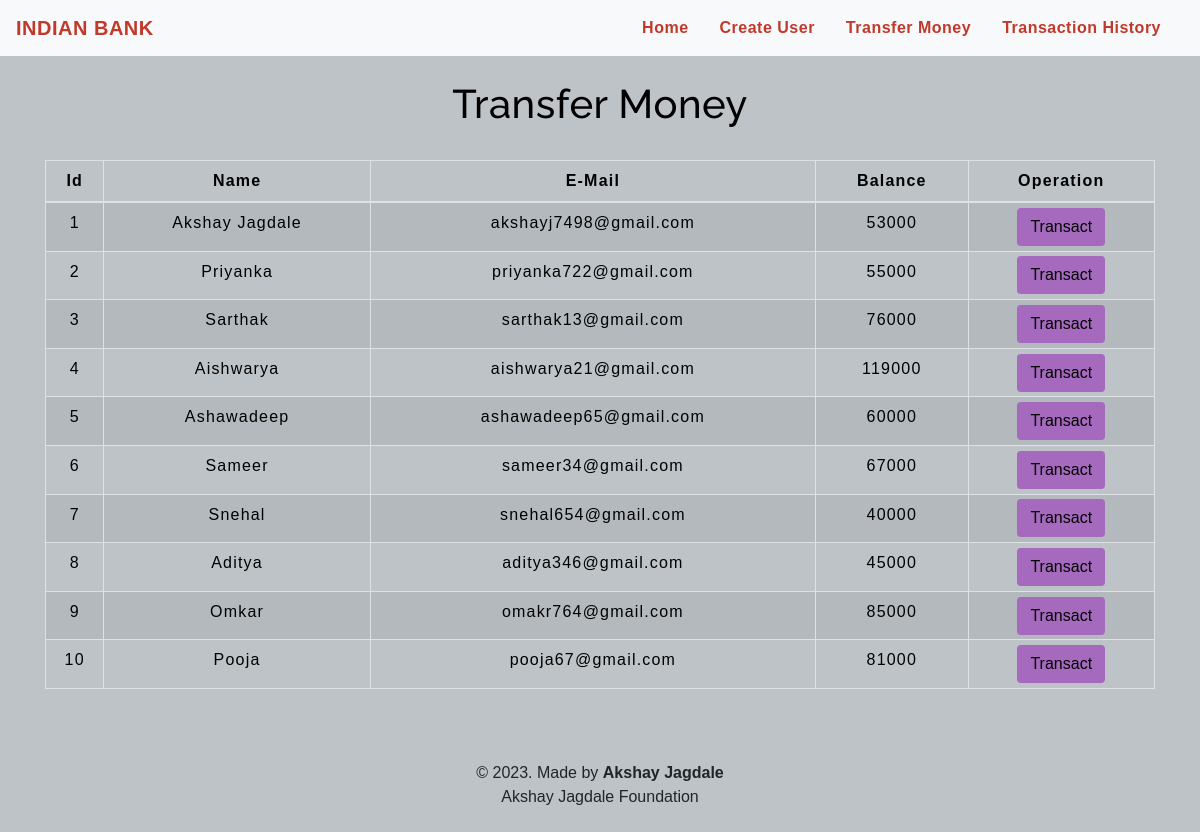
The app's page /transfermoney.php with its own data.
### tables this page shows
CREATE TABLE `users` (
  `id` int(3) NOT NULL,
  `name` text NOT NULL,
  `email` varchar(30) NOT NULL,
  `balance` int(8) NOT NULL
);

### transfermoney.php (the view, shortened to what this page needs)
<!DOCTYPE html>
<html lang="en">
<head>
    <link rel="stylesheet" href="https://maxcdn.bootstrapcdn.com/bootstrap/4.0.0/css/bootstrap.min.css">
    <link rel="stylesheet" type="text/css" href="css/table.css">
    <link rel="stylesheet" type="text/css" href="css/navbar.css">
</head>
<body style="background-color : #BDC3C7;">
<?php
    include 'config.php';
    $sql = "SELECT * FROM users";
    $result = mysqli_query($conn,$sql);
?>
<?php
  include 'navbar.php';
?>
<div class="container">
        <h2 class="text-center pt-4" style="color : black;">Transfer Money</h2>
        <br>
            <div class="row">
                <div class="col">
                    <div class="table-responsive-sm">
                    <table class="table table-hover table-sm table-striped table-condensed table-bordered" style="border-color:black;">
                        <thead style="color : black;">
                            <tr>
                            <th scope="col" class="text-center py-2">Id</th>
                            <th scope="col" class="text-center py-2">Name</th>
                            <th scope="col" class="text-center py-2">E-Mail</th>
                            <th scope="col" class="text-center py-2">Balance</th>
                            <th scope="col" class="text-center py-2">Operation</th>
                            </tr>
                        </thead>
                        <tbody>
                <?php
                    while($rows=mysqli_fetch_assoc($result)){
                ?>
                    <tr style="color : black;">
                        <td class="py-2"><?php echo $rows['id'] ?></td>
                        <td class="py-2"><?php echo $rows['name']?></td>
                        <td class="py-2"><?php echo $rows['email']?></td>
                        <td class="py-2"><?php echo $rows['balance']?></td>
                        <td><a href="selecteduserdetail.php?id= <?php echo $rows['id'] ;?>"> <button type="button" class="btn" style="background-color : #A569BD;">Transact</button></a></td>
                    </tr>
                <?php
                    }
                ?>
                        </tbody>
                    </table>
                    </div>
                </div>
            </div>
         </div>
         <footer class="text-center mt-5 py-2">
            <p>&copy 2023. Made by <b>Akshay Jagdale</b> <br> Akshay Jagdale Foundation</p>
        </footer>
</body>
</html>

### navbar.php (shortened to what this page needs)
<nav class="navbar navbar-expand-md navbar-light bg-light">
<a class="navbar-brand" href="index.php" style="color : #C0392B;"><b>INDIAN BANK</b></a>
<div class="collapse navbar-collapse" id="collapsibleNavbar">
      <ul class="navbar-nav ml-auto">
        <li class="nav-item">
          <a class="nav-link" href="index.php" style="color : #C0392B;"><b>Home</b></a>
        </li>
        <li class="nav-item">
          <a class="nav-link" href="createuser.php" style="color : #C0392B;"><b>Create User</b></a>
        </li>
        <li class="nav-item">
          <a class="nav-link" href="transfermoney.php" style="color : #C0392B;"><b>Transfer Money</b></a>
        </li>
        <li class="nav-item">
          <a class="nav-link" href="transactionhistory.php" style="color : #C0392B;"><b>Transaction History</b></a>
        </li>
    </div>
 </nav>

### css/table.css (style rules this page uses)
* { padding: 0; margin: 0; box-sizing: border-box; font-family: sans-serif; }
h2 { font-size: 40px; }
table { letter-spacing: 1.2px; }
td { text-align: center; }
button { border:none; background: #d9d9d9; transition: 1s; }

### css/navbar.css (style rules this page uses)
.nav-link { margin-right: 15px; color:#2F363F; letter-spacing: 0.5px; transition: 0.5s; }
.navbar-brand { color: #4C4B4B; letter-spacing: 0.5px; }
h2 { color: #4C4B4B; letter-spacing: 0.5px; font-family: raleway; }

### transfermoney.php (style rules this page uses)
button { transition: 1.5s; }

### records on screen
users: id "1", name "Akshay Jagdale", email "akshayj7498@gmail.com", balance "53000"
users: id "2", name "Priyanka", email "priyanka722@gmail.com", balance "55000"
users: id "3", name "Sarthak", email "sarthak13@gmail.com", balance "76000"
users: id "4", name "Aishwarya", email "aishwarya21@gmail.com", balance "119000"
users: id "5", name "Ashawadeep", email "ashawadeep65@gmail.com", balance "60000"
users: id "6", name "Sameer", email "sameer34@gmail.com", balance "67000"
users: id "7", name "Snehal", email "snehal654@gmail.com", balance "40000"
users: id "8", name "Aditya", email "aditya346@gmail.com", balance "45000"
users: id "9", name "Omkar", email "omakr764@gmail.com", balance "85000"
users: id "10", name "Pooja", email "pooja67@gmail.com", balance "81000"
